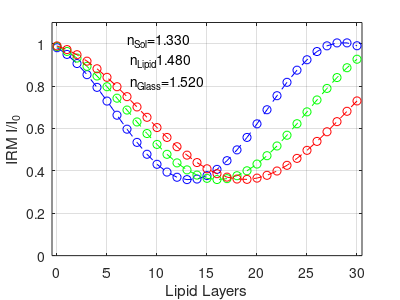
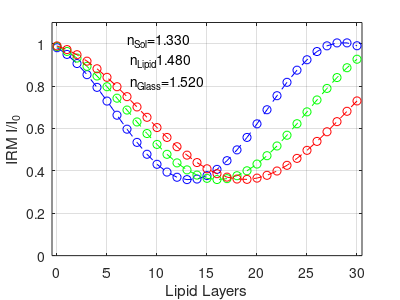
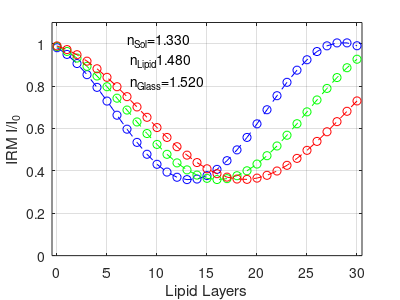

The MATLAB script that drew these images, in order:
%% II: Bulk Simulation, Base Adlayer
clear; clc;

%IRM Light Wavelength
lambda1 = 450e-9;
lambda2 = 532e-9; 
lambda3 = 610e-9;

%Refractive Indices
n0 = 1.52; %Substrate refractive index
n1 = 1.48; %Lipid bilayer refractive index - DOPC
n2 = 1.33; %PBS top solution and water adlayer refractive index

%Distances and Wavelength
m = 0:30;
npoint=max(size(m));
d1 = 5e-9; %Lipid bilayer thickness
d2 = 1e-9; %Adlayer thickness
%Fresnel Reflectance Coefficients
r02 = (n0-n2)/(n0+n2); %Substrate to adlayer
r12 = (n1-n2)/(n1+n2); %Bilayer to top solution
r21 = -r12; %Adlayer to bilayer

%Fresnel Transmittance Coefficients
t02 = 2*n0/(n0+n2);  %Substrate to adlayer
t21 = 2*n2/(n1+n2); %Adlayer to bilayer
t12 = 2*n1/(n1+n2); %Bilayer to top solution

%Transfer Matrices between layers
M02 = [1,r02;r02,1]/t02; %Substrate to adlayer
M21 = [1,r21;r21,1]/t21; %Adlayer to bilayer
M12 = [1,r12;r12,1]/t12; %Bilayer to top solution

%Transfer Matrices within layers - 450 nm
phi1_l1 = 2*pi*n1*d1/lambda1; %Bilayer
M1_l1 = [exp(1i*phi1_l1),0;0,exp(-1*1i*phi1_l1)]; %Bilayer
phi2_l1 = 2*pi*n2*d2/lambda1; %Adlayer
M2_l1 = [exp(1i*phi2_l1),0;0,exp(-1*1i*phi2_l1)]; %Adlayer

%Transfer Matrices within layers - 532 nm
phi1_l2 = 2*pi*n1*d1/lambda2; %Bilayer
M1_l2 = [exp(1i*phi1_l2),0;0,exp(-1*1i*phi1_l2)]; %Bilayer
phi2_l2 = 2*pi*n2*d2/lambda2; %Adlayer
M2_l2 = [exp(1i*phi2_l2),0;0,exp(-1*1i*phi2_l2)]; %Adlayer

%Transfer Matrices within layers - 610 nm
phi1_l3 = 2*pi*n1*d1/lambda3; %Bilayer
M1_l3 = [exp(1i*phi1_l3),0;0,exp(-1*1i*phi1_l3)]; %Bilayer
phi2_l3 = 2*pi*n2*d2/lambda3; %Adlayer
M2_l3 = [exp(1i*phi2_l3),0;0,exp(-1*1i*phi2_l3)]; %Adlayer

%Coefficients
r=zeros(npoint,1);
t=r;
R=r;
T=r;
C=R;

%Light Pathway: m02 - m2 - m21 - j(m1) - m12
for j=1:npoint
	M_l1 = M02*M2_l1*M21*[(M1_l1)^j]*M12;
	r_l1(j)=M_l1(2,1)/M_l1(1,1);
    t_l1(j)=1/M_l1(1,1);
	
	M_l2 = M02*M2_l2*M21*[(M1_l2)^j]*M12;
	r_l2(j)=M_l2(2,1)/M_l2(1,1);
    t_l2(j)=1/M_l2(1,1);
	
	M_l3 = M02*M2_l3*M21*[(M1_l3)^j]*M12;
	r_l3(j)=M_l3(2,1)/M_l3(1,1);
    t_l3(j)=1/M_l3(1,1);
end
for k=1:npoint
        R_l1(k)=norm(r_l1(k))^2;
        T_l1(k)=norm(t_l1(k))^2*n2/n0;
		
		R_l2(k)=norm(r_l2(k))^2;
        T_l2(k)=norm(t_l2(k))^2*n2/n0;
		
		R_l3(k)=norm(r_l3(k))^2;
        T_l3(k)=norm(t_l3(k))^2*n2/n0;
end

Rbg=(((n0-n2)./(n0+n2)).^2);
CIRM_l1=R_l1./Rbg;
CIRM_l2=R_l2./Rbg;
CIRM_l3=R_l3./Rbg;


%Creating the graph
figure(2);
plot(m,CIRM_l1,'b--o')
hold on 
plot(m,CIRM_l2,'g--o')
plot(m,CIRM_l3,'r--o')
hold off
xlabel('Lipid Layers')
ylabel('IRM I/I_0')
grid on;
ylim([0,1.1])
xlim([min(m)-0.5,max(m)+0.5])
textct=sprintf('n_S_o_l=%4.3f\n n_L_i_p_i_d%4.3f\n n_G_l_a_s_s=%4.3f\n',n2,n1,n0);
% text('Position',[20 1 0]);
% text(min(xlim())+0.6*(max(xlim())-min(xlim())),0.8*min(ylim())+0.2*(max(ylim())-min(ylim())),textct);
text(7,0.9,textct);

set(gcf,'PaperUnits','inches','PaperPosition',[0 0 4 3])
opfnhead=sprintf('nSol=%4.2f,nLipid=%4.2f, wavelength=%4.1fnm, HeadTailNoAdlayer',n2,n1,lambda1*1e9);
print([opfnhead,'.png'],'-dpng');
dlmwrite([opfnhead,'.dat'],[m,CIRM_l1],'\t');
I_glass=4000;
Mimg=I_glass*ones(1024,1024);
Mimg(212:812,212:812)=I_glass*CIRM_l1(2);
Mimg(412:612,412:612)=I_glass*CIRM_l1(3);
imwrite(uint16(Mimg),[opfnhead,'.tif']);

opfnhead=sprintf('nSol=%4.2f,nLipid=%4.2f, wavelength=%4.1fnm, HeadTailNoAdlayer',n2,n1,lambda2*1e9);
print([opfnhead,'.png'],'-dpng');
dlmwrite([opfnhead,'.dat'],[m,CIRM_l2],'\t');
I_glass=4000;
Mimg=I_glass*ones(1024,1024);
Mimg(212:812,212:812)=I_glass*CIRM_l2(2);
Mimg(412:612,412:612)=I_glass*CIRM_l2(3);
imwrite(uint16(Mimg),[opfnhead,'.tif']);

opfnhead=sprintf('nSol=%4.2f,nLipid=%4.2f, wavelength=%4.1fnm, HeadTailNoAdlayer',n2,n1,lambda3*1e9);
print([opfnhead,'.png'],'-dpng');
dlmwrite([opfnhead,'.dat'],[m,CIRM_l3],'\t');
I_glass=4000;
Mimg=I_glass*ones(1024,1024);
Mimg(212:812,212:812)=I_glass*CIRM_l3(2);
Mimg(412:612,412:612)=I_glass*CIRM_l3(3);
imwrite(uint16(Mimg),[opfnhead,'.tif']);
